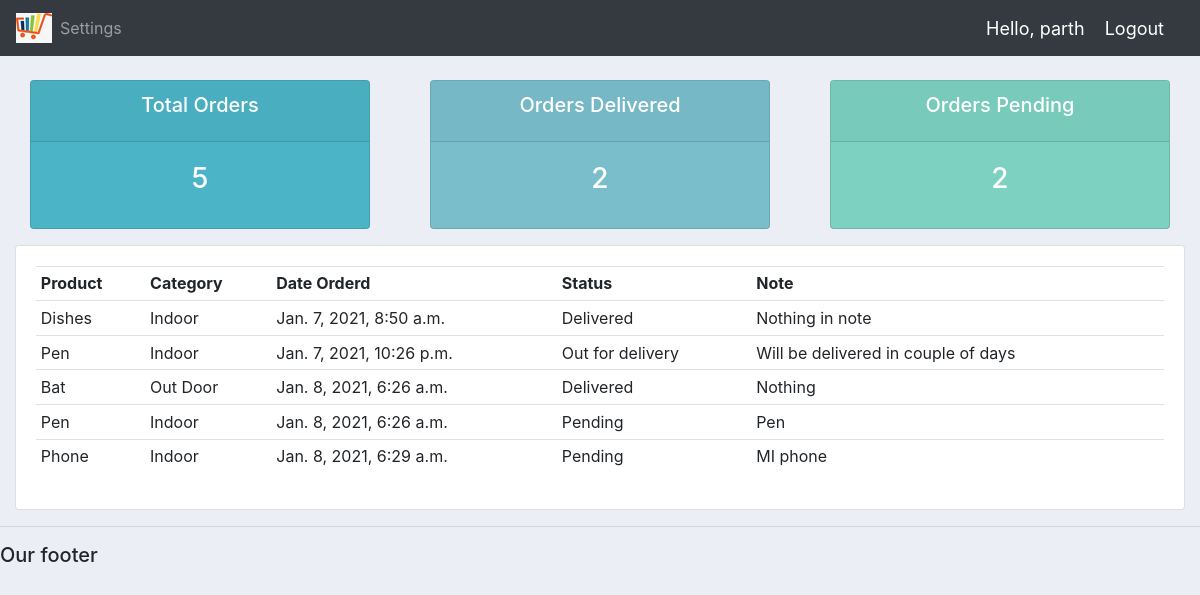
The app's page /user/ (signed in) with its own data.
### accounts/models.py (models this page shows)
class Order(models.Model):
    STATUS = (
        ('Pending', 'Pending'),
        ('Out for delivery', 'Out for delivery'),
        ('Delivered', 'Delivered'),
    )
    customer = models.ForeignKey(Customer, null=True, on_delete=models.SET_NULL)
    product = models.ForeignKey(Product, null=True, on_delete=models.SET_NULL)
    date_created = models.DateTimeField(auto_now_add=True, null=True)
    status = models.CharField(max_length=200, null=True, choices=STATUS)
    note = models.CharField(max_length=1000, null=True)
    def __str__(self):
        return self.product.name

class Product(models.Model):
    CATEGORY = (
        ('Indoor', 'Indoor'),
        ('Out Door', 'Out Door'),
    )
    name = models.CharField(max_length=200, null=True)
    price = models.FloatField(null=True)
    category = models.CharField(max_length=200, null=True, choices=CATEGORY)
    description = models.CharField(max_length=200, null=True, blank=True)
    date_created = models.DateTimeField(auto_now_add=True, null=True)
    tags = models.ManyToManyField(Tag)
    def __str__(self):
        return self.name

### accounts/decorators.py (the view)
		def wrapper_func(request, *args, **kwargs):
			group = None
			if request.user.groups.exists():
				group = request.user.groups.all()[0].name
			if group in allowed_roles:
				return view_func(request, *args, **kwargs)
			else:
				return HttpResponse('You are not authorized to view this page')

### accounts/views.py (called while the page is built)
@login_required(login_url='login')
@allowed_users(allowed_roles=['customer'])
def userPage(request):
	orders = request.user.customer.order_set.all()
	total_orders = orders.count()
	delivered = orders.filter(status='Delivered').count()
	pending = orders.filter(status='Pending').count()
	print('ORDERS: ',orders)
	context = {'orders': orders, 'total_orders': total_orders, 'delivered': delivered, 'pending': pending}
	return render(request, 'accounts/user.html', context)

### accounts/templates/accounts/user.html
{% extends 'accounts/main.html' %}
{% block content %}
{% include 'accounts/status.html' %}
<div class="row">
	<div class="col-md">
		<div class="card card-body">
			<table class="table table-sm">
				<tr>
					<th>Product</th>
					<th>Category</th>
					<th>Date Orderd</th>
					<th>Status</th>
					<th>Note</th>
				</tr>
				{% for order in orders %}
					<tr>
						<td>{{order.product}}</td>
						<td>{{order.product.category}}</td>
						<td>{{order.date_created}}</td>
						<td>{{order.status}}</td>
						<td>{{order.note}}</td>
					</tr>
				{% endfor %}
			</table>
		</div>
	</div>
</div>
{% endblock content %}

### accounts/templates/accounts/main.html (shortened to what this page needs)
{% load static %}
<!DOCTYPE html>
<html>
<head>
	<link rel="stylesheet" href="https://stackpath.bootstrapcdn.com/bootstrap/4.3.1/css/bootstrap.min.css">
	<link rel="stylesheet" type="text/css" href="{% static '/css/main.css' %}">
</head>
<body>
	{%  include 'accounts/navbar.html' %}
	<div class="container-fluid">
	{% block content %}
	{% endblock %}
    </div>
	<hr>
	<h5>Our footer</h5>
</body>
</html>

### accounts/templates/accounts/navbar.html (shortened to what this page needs)
{% load static %}
<nav class="navbar navbar-expand-lg navbar-dark bg-dark">
 <img src="{% static 'images/logo.jpg' %}">
  <div class="collapse navbar-collapse" id="navbarNav">
    <ul class="navbar-nav">
        {% if request.user.is_staff %}
      <li class="nav-item active">
        <a class="nav-link" href="{% url 'home' %}">Dashboard</a>
      </li>
      <li class="nav-item">
        <a class="nav-link" href="{% url 'products' %}">Products</a>
      </li>
        {% else %}
        <li class="nav-item">
        <a class="nav-link" href="{% url 'account' %}">Settings</a>
        </li>
        {% endif %}
    </ul>
  </div>
    <span class="hello-msg">Hello, {{request.user}}</span>
    <span><a class="hello-msg" href="{% url 'logout' %}">Logout</a></span>
</nav>

### accounts/templates/accounts/status.html
<br>
<div class="row">
	<div class="col">
		<div class="col-md">
			<div class="card text-center text-white  mb-3" id="total-orders">
			  	<div class="card-header">
			  		<h5 class="card-title">Total Orders</h5>
			  	</div>
			  	<div class="card-body">
			    	<h3 class="card-title">{{total_orders}}</h3>
			  	</div>
			</div>
		</div>
	</div>
	<div class="col">
		<div class="col-md">
			<div class="card text-center text-white  mb-3" id="orders-delivered">
			  	<div class="card-header">
			  		<h5 class="card-title">Orders Delivered</h5>
			  	</div>
			  	<div class="card-body">
			    	<h3 class="card-title">{{delivered}}</h3>
			  	</div>
			</div>
		</div>
	</div>
	<div class="col">
		<div class="col-md">
			<div class="card text-center text-white  mb-3" id="orders-pending">
			  	<div class="card-header">
			  		<h5 class="card-title">Orders Pending</h5>
			  	</div>
			  	<div class="card-body">
			    	<h3 class="card-title">{{pending}}</h3>
			  	</div>
			</div>
		</div>
	</div>
</div>

### static/css/main.css (style rules this page uses)
body { background-color: #ebeff5; }
#total-orders { background-color: #4cb4c7; }
#orders-delivered { background-color: #7abecc; }
#orders-pending { background-color: #7CD1C0; }

### accounts/templates/accounts/navbar.html (style rules this page uses)
.hello-msg { font-size: 18px; color: #fff; margin-right: 20px; }

### records on screen
Order: product "Dishes", product.category "Indoor", date_created "Jan. 7, 2021, 8:50 a.m.", status "Delivered", note "Nothing in note"
Order: product "Pen", product.category "Indoor", date_created "Jan. 7, 2021, 10:26 p.m.", status "Out for delivery", note "Will be delivered in couple of days"
Order: product "Bat", product.category "Out Door", date_created "Jan. 8, 2021, 6:26 a.m.", status "Delivered", note "Nothing"
Order: product "Pen", product.category "Indoor", date_created "Jan. 8, 2021, 6:26 a.m.", status "Pending", note "Pen"
Order: product "Phone", product.category "Indoor", date_created "Jan. 8, 2021, 6:29 a.m.", status "Pending", note "MI phone"

### other values on screen
{{ request.user }} "parth"
{{ total_orders }} "5"
{{ delivered }} "2"
{{ pending }} "2"
